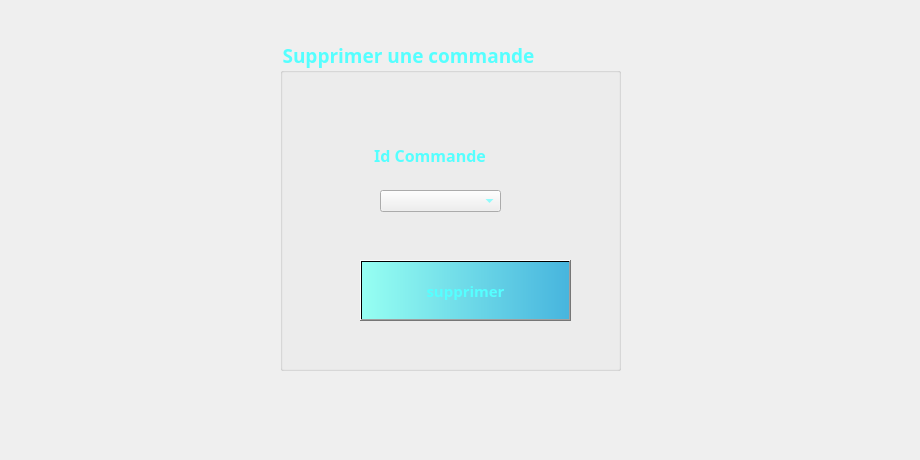
      <widget class="QWidget" name="tab_11">
       <attribute name="title">
        <string>Supprimer</string>
       </attribute>
       <widget class="QGroupBox" name="groupBox_6">
        <property name="geometry">
         <rect>
          <x>280</x>
          <y>40</y>
          <width>341</width>
          <height>331</height>
         </rect>
        </property>
        <property name="font">
         <font>
          <family>Lucida Calligraphy</family>
          <pointsize>14</pointsize>
          <weight>75</weight>
          <bold>true</bold>
         </font>
        </property>
        <property name="layoutDirection">
         <enum>Qt::LeftToRight</enum>
        </property>
        <property name="styleSheet">
         <string notr="true">color: rgb(255, 80, 97);
color: rgb(0, 255, 255);
color: rgb(85, 255, 255);
</string>
        </property>
        <property name="title">
         <string>Supprimer une commande</string>
        </property>
        <widget class="QPushButton" name="pushButton_6">
         <property name="geometry">
          <rect>
           <x>80</x>
           <y>220</y>
           <width>211</width>
           <height>61</height>
          </rect>
         </property>
         <property name="font">
          <font>
           <family>Lucida Calligraphy</family>
           <pointsize>11</pointsize>
           <weight>75</weight>
           <bold>true</bold>
          </font>
         </property>
         <property name="styleSheet">
          <string notr="true">background-color: qlineargradient(spread:pad, x1:0, y1:0, x2:1, y2:0, stop:0 rgba(150, 255, 242, 255), stop:1 rgba(71, 181, 222, 255));</string>
         </property>
         <property name="text">
          <string>supprimer</string>
         </property>
         <property name="icon">
          <iconset>
           <normaloff>../../../../Downloads/poubelle.png</normaloff>../../../../Downloads/poubelle.png</iconset>
         </property>
         <property name="iconSize">
          <size>
           <width>150</width>
           <height>150</height>
          </size>
         </property>
        </widget>
        <widget class="QLabel" name="label_45">
         <property name="geometry">
          <rect>
           <x>90</x>
           <y>100</y>
           <width>171</width>
           <height>31</height>
          </rect>
         </property>
         <property name="font">
          <font>
           <family>Lucida Calligraphy</family>
           <pointsize>12</pointsize>
           <weight>75</weight>
           <bold>true</bold>
          </font>
         </property>
         <property name="text">
          <string> Id Commande</string>
         </property>
        </widget>
        <widget class="QLabel" name="label_30">
         <property name="geometry">
          <rect>
           <x>80</x>
           <y>220</y>
           <width>61</width>
           <height>61</height>
          </rect>
         </property>
         <property name="styleSheet">
          <string notr="true">background-image:url(:/poubelle.png)</string>
         </property>
         <property name="text">
          <string/>
         </property>
        </widget>
        <widget class="QComboBox" name="comboCommande_2">
         <property name="geometry">
          <rect>
           <x>100</x>
           <y>150</y>
           <width>121</width>
           <height>22</height>
          </rect>
         </property>
        </widget>
       </widget>
       <widget class="QLabel" name="label_17">
        <property name="geometry">
         <rect>
          <x>-10</x>
          <y>0</y>
          <width>911</width>
          <height>451</height>
         </rect>
        </property>
        <property name="styleSheet">
         <string notr="true">background-image:url(:/cookies-aux-pepites-de-chocolat-au-lait.jpg)</string>
        </property>
        <property name="text">
         <string/>
        </property>
       </widget>
       <zorder>label_17</zorder>
       <zorder>groupBox_6</zorder>
      </widget>
